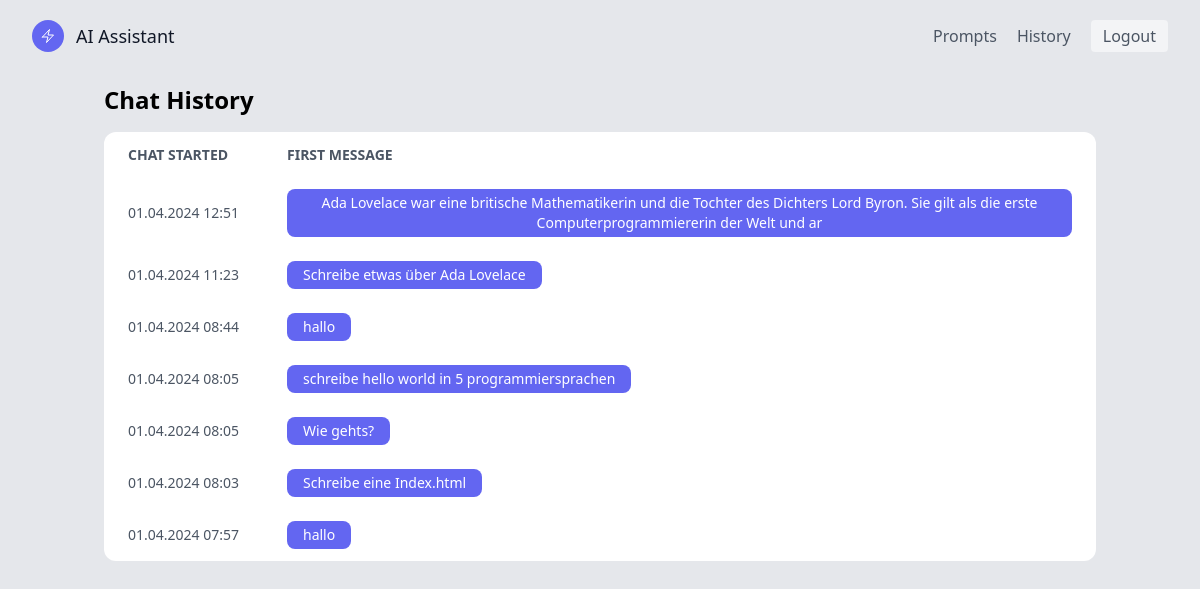
The page /list_chat_history (signed in) on the database as committed earlier.
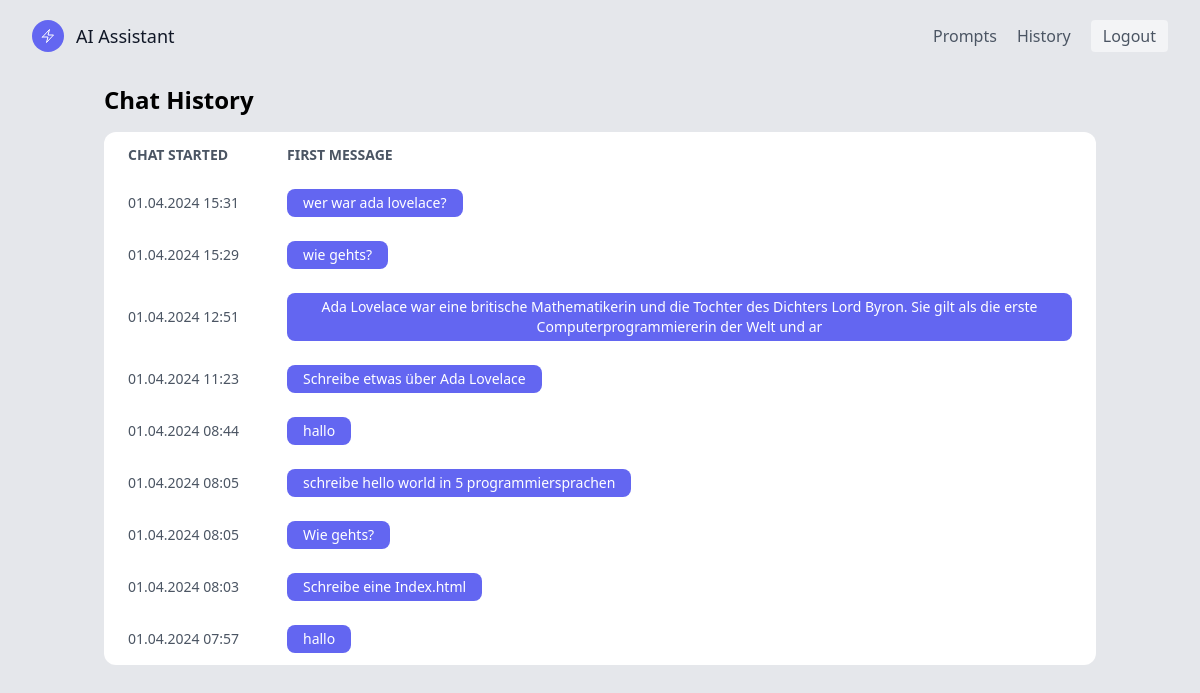
The same page on the database as committed later.
### tables this page shows
CREATE TABLE chat_history (
            id INTEGER PRIMARY KEY,
            username TEXT,
            chat_started TIMESTAMP,
            messages TEXT
        );

### main.py (the view)
@app.route('/list_chat_history', methods=['GET'])
@login_required
def list_chat_history_endpoint():
    chat_history = list_chat_history()
    return render_template('chat_history.html',chat_history=chat_history)

### db.py (called while the page is built)
def with_db_connection(func):
    def inner(*args, **kwargs):
        if 'conn' not in kwargs:
            with sqlite3.connect(DATABASE_PATH) as conn:
                kwargs['conn'] = conn
                return func(*args, **kwargs)
        else:
            return func(*args, **kwargs)
    return inner

@with_db_connection
def execute_db_query(query, params=(), fetchone=False, conn=None):
    cursor = conn.cursor()
    cursor.execute(query, params)
    if fetchone:
        return cursor.fetchone()
    return cursor.fetchall()

@with_db_connection
def list_chat_history(conn=None):
    query = "SELECT username, chat_started, messages FROM chat_history ORDER BY chat_started DESC"
    results = execute_db_query(query, conn=conn)
    chat_history_list = [
        {
            "username": row[0],
            "chat_started": row[1],  # Convert timestamp to readable format
            "display_date": datetime.fromtimestamp(row[1]).strftime('%d.%m.%Y %H:%M'),
            "messages": json.loads(row[2])
        } for row in results
    ]
    return chat_history_list

### main.py (called while the page is built)
def login_required(f):
    @wraps(f)
    def decorated_function(*args, **kwargs):
        if 'username' not in session:
            return redirect(url_for('my_auth.login'))  # Redirect to the login page
        return f(*args, **kwargs)
    return decorated_function

### templates/chat_history.html (shortened to what this page needs)
<!DOCTYPE html>
<html lang="en">
<head>
  <link rel="stylesheet" href="{{ url_for('static', filename='css/main.css') }}">
</head>
<body class="bg-gray-200 relative min-h-screen pb-32">
  {% include 'header.html' %}
  <div class="container mx-auto mt-8 px-4">
    <h2 class="text-2xl font-bold mb-4">Chat History</h2>
    <div class="overflow-x-auto">
      <table class="min-w-full bg-white rounded-xl overflow-hidden">
        <thead class="text-gray-600 uppercase text-sm leading-normal">
          <tr>
            <th class="py-3 px-6 text-left">Chat Started</th>
            <th class="py-3 px-6 text-left">First Message</th>
            </tr>
        </thead>
        <tbody class="text-gray-600 text-sm font-light">
          {% for chat in chat_history %}
          <tr>
            <td class="py-3 px-6 text-left whitespace-nowrap">{{ chat.display_date }}</td>
            <td class="py-3 px-6 text-left">
              <form action="/" method="POST">
                <button type="submit" class="bg-indigo-500 text-white py-1 px-4 rounded-lg hover:bg-indigo-600 focus:outline-none focus:ring-2 focus:ring-indigo-500 focus:ring-offset-2 focus:ring-offset-gray-200">
                  {{ chat.messages[1].content[0:150] }}
                </button>
              </form>
            </td>
          </tr>
          {% endfor %}
        </tbody>
      </table>
    </div>
  </div>
</body>
</html>

### templates/header.html
<header class="text-gray-600 body-font">
    <div class="flex flex-wrap mx-8 pt-5 flex-col md:flex-row items-center">
      <a href="{{ url_for('index') }}" class="flex title-font font-medium items-center text-gray-900 mb-4 md:mb-0">
        <svg xmlns="http://www.w3.org/2000/svg" fill="none" viewBox="0 0 24 24" stroke-width="1.5" stroke="currentColor" class="w-8 h-8 text-white p-2 bg-indigo-500 rounded-full">
          <path stroke-linecap="round" stroke-linejoin="round" d="m3.75 13.5 10.5-11.25L12 10.5h8.25L9.75 21.75 12 13.5H3.75Z" />
        </svg>
        <span class="ml-3 text-lg">AI Assistant</span>
      </a>
      <nav class="md:ml-auto flex flex-wrap items-center text-base justify-center">
        <a href="/prompts" class="mr-5 hover:text-gray-900">Prompts</a>
        <a href="/list_chat_history" class="mr-5 hover:text-gray-900">History</a>
    </nav>
    <button class="inline-flex items-center bg-gray-100 border-0 py-1 px-3 focus:outline-none hover:bg-gray-200 rounded text-base mt-4 md:mt-0">
      <a href="{{ url_for('my_auth.logout') }}" style="text-decoration: none; color: inherit;">Logout</a>
  </button>
    </div>
  </header>

### static/css/main.css (style rules this page uses)
html, :host { line-height: 1.5; -webkit-text-size-adjust: 100%; -moz-tab-size: 4; -o-tab-size: 4; tab-size: 4; font-family: ui-sans-serif, system-ui, sans-serif, "Apple Color Emoji", "Segoe UI Emoji", "Segoe UI Symbol", "Noto Color Emoji"; font-feature-settings: normal; font-variation-settings: normal; -webkit-tap-highlight-color: transparent; }
body { margin: 0; line-height: inherit; }
h1, h2, h3, h4, h5, h6 { font-size: inherit; font-weight: inherit; }
a { color: inherit; text-decoration: inherit; }
table { text-indent: 0; border-color: inherit; border-collapse: collapse; }
button, input, optgroup, select, textarea { font-family: inherit; font-feature-settings: inherit; font-variation-settings: inherit; font-size: 100%; font-weight: inherit; line-height: inherit; letter-spacing: inherit; color: inherit; margin: 0; padding: 0; }
button, select { text-transform: none; }
button, input:where([type='button']), input:where([type='reset']), input:where([type='submit']) { -webkit-appearance: button; background-color: transparent; background-image: none; }
blockquote, dl, dd, h1, h2, h3, h4, h5, h6, hr, figure, p, pre { margin: 0; }
button, [role="button"] { cursor: pointer; }
img, svg, video, canvas, audio, iframe, embed, object { display: block; vertical-align: middle; }
.container { width: 100%; }
@media (min-width: 640px) { .container { max-width: 640px; } }
@media (min-width: 768px) { .container { max-width: 768px; } }
@media (min-width: 1024px) { .container { max-width: 1024px; } }
.relative { position: relative; }
.mx-auto { margin-left: auto; margin-right: auto; }
.mx-8 { margin-left: 2rem; margin-right: 2rem; }
.mb-4 { margin-bottom: 1rem; }
.ml-3 { margin-left: 0.75rem; }
.mr-5 { margin-right: 1.25rem; }
.mt-4 { margin-top: 1rem; }
.mt-8 { margin-top: 2rem; }
.flex { display: flex; }
.inline-flex { display: inline-flex; }
.h-8 { height: 2rem; }
.min-h-screen { min-height: 100vh; }
.w-8 { width: 2rem; }
.min-w-full { min-width: 100%; }
.flex-col { flex-direction: column; }
.flex-wrap { flex-wrap: wrap; }
.items-center { align-items: center; }
.justify-center { justify-content: center; }
.overflow-hidden { overflow: hidden; }
.overflow-x-auto { overflow-x: auto; }
.whitespace-nowrap { white-space: nowrap; }
.rounded { border-radius: 0.25rem; }
.rounded-full { border-radius: 9999px; }
.rounded-lg { border-radius: 0.5rem; }
.rounded-xl { border-radius: 0.75rem; }
.border-0 { border-width: 0px; }
.bg-gray-100 { --tw-bg-opacity: 1; background-color: rgb(243 244 246 / var(--tw-bg-opacity)); }
.bg-gray-200 { --tw-bg-opacity: 1; background-color: rgb(229 231 235 / var(--tw-bg-opacity)); }
.bg-indigo-500 { --tw-bg-opacity: 1; background-color: rgb(99 102 241 / var(--tw-bg-opacity)); }
.bg-white { --tw-bg-opacity: 1; background-color: rgb(255 255 255 / var(--tw-bg-opacity)); }
.p-2 { padding: 0.5rem; }
.px-3 { padding-left: 0.75rem; padding-right: 0.75rem; }
.px-4 { padding-left: 1rem; padding-right: 1rem; }
.py-1 { padding-top: 0.25rem; padding-bottom: 0.25rem; }
.px-6 { padding-left: 1.5rem; padding-right: 1.5rem; }
.py-3 { padding-top: 0.75rem; padding-bottom: 0.75rem; }
.pb-32 { padding-bottom: 8rem; }
.pt-5 { padding-top: 1.25rem; }
.text-left { text-align: left; }
.text-2xl { font-size: 1.5rem; line-height: 2rem; }
.text-base { font-size: 1rem; line-height: 1.5rem; }
.text-lg { font-size: 1.125rem; line-height: 1.75rem; }
.text-sm { font-size: 0.875rem; line-height: 1.25rem; }
.font-bold { font-weight: 700; }
.font-medium { font-weight: 500; }
.font-light { font-weight: 300; }
.uppercase { text-transform: uppercase; }
.leading-normal { line-height: 1.5; }
.text-gray-600 { --tw-text-opacity: 1; color: rgb(75 85 99 / var(--tw-text-opacity)); }
.text-gray-900 { --tw-text-opacity: 1; color: rgb(17 24 39 / var(--tw-text-opacity)); }
.text-white { --tw-text-opacity: 1; color: rgb(255 255 255 / var(--tw-text-opacity)); }
@media (min-width: 768px) { .md\:mb-0 { margin-bottom: 0px; } }
@media (min-width: 768px) { .md\:ml-auto { margin-left: auto; } }
@media (min-width: 768px) { .md\:mt-0 { margin-top: 0px; } }
@media (min-width: 768px) { .md\:flex-row { flex-direction: row; } }

Rows that differ between the two databases and show on the page:
added chat_history: display_date "01.04.2024 15:31", messages "wer war ada lovelace?"
added chat_history: display_date "01.04.2024 15:29", messages "wie gehts?"
